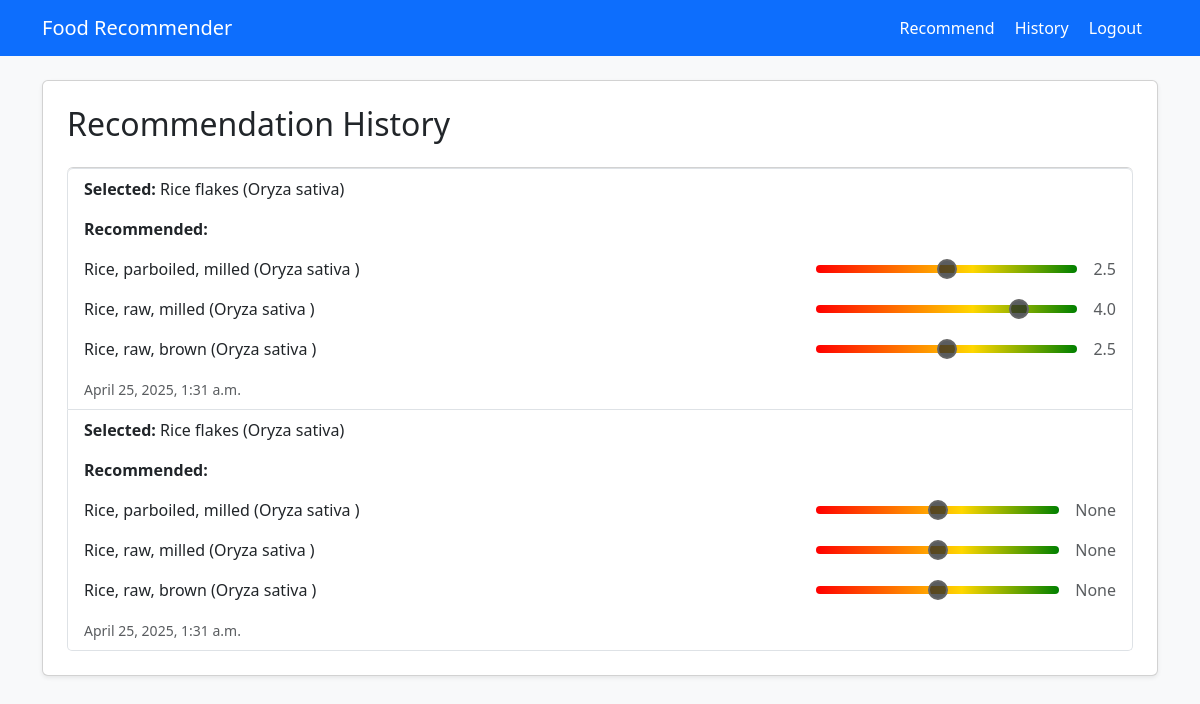
The page /history/ (signed in) on the database its author committed.
### food_app/models.py (models this page shows, shortened)
class RecommendationHistory(models.Model):
    user = models.ForeignKey(User, on_delete=models.CASCADE)
    selected_food = models.ForeignKey(FoodItem, on_delete=models.CASCADE)
    recommended_food_1 = models.ForeignKey(FoodItem, on_delete=models.SET_NULL, null=True, related_name='recommended1')
    recommended_food_2 = models.ForeignKey(FoodItem, on_delete=models.SET_NULL, null=True, related_name='recommended2')
    recommended_food_3 = models.ForeignKey(FoodItem, on_delete=models.SET_NULL, null=True, related_name='recommended3')
    created_at = models.DateTimeField(auto_now_add=True)
    rating_1 = models.FloatField(null=True, blank=True)     #Ratings
    rating_2 = models.FloatField(null=True, blank=True)
    rating_3 = models.FloatField(null=True, blank=True)
    created_at = models.DateTimeField(auto_now_add=True)

class FoodItem(models.Model):
    code = models.CharField(max_length=10, unique=True)
    food_name = models.CharField(max_length=255)
    food_group = models.CharField(max_length=100)
    doh25 = models.FloatField(null=True, blank=True)
    crypxb = models.FloatField(null=True, blank=True)
    ala = models.FloatField(null=True, blank=True)
    al = models.FloatField(null=True, blank=True)
    apigen = models.FloatField(null=True, blank=True)
    apigen7onshps = models.FloatField(null=True, blank=True)
    f20d0 = models.FloatField(null=True, blank=True)
    arg = models.FloatField(null=True, blank=True)
    as_1 = models.FloatField(null=True, blank=True)
    f22d0 = models.FloatField(null=True, blank=True)
    cd = models.FloatField(null=True, blank=True)
    carbs = models.FloatField(null=True, blank=True)
    cholc = models.FloatField(null=True, blank=True)
    co = models.FloatField(null=True, blank=True)
    f22d5n3 = models.FloatField(null=True, blank=True)
    f20d1_n9f = models.FloatField(null=True, blank=True)
    f20d3n6 = models.FloatField(null=True, blank=True)
    enerc = models.FloatField(null=True, blank=True)
    fumac = models.FloatField(null=True, blank=True)
    gallac = models.FloatField(null=True, blank=True)
    glus = models.FloatField(null=True, blank=True)
    glu = models.FloatField(null=True, blank=True)
    gly = models.FloatField(null=True, blank=True)
    his = models.FloatField(null=True, blank=True)
    fe = models.FloatField(null=True, blank=True)
    ile = models.FloatField(null=True, blank=True)
    f12d0 = models.FloatField(null=True, blank=True)
    pb = models.FloatField(null=True, blank=True)
    tf18d2cn6 = models.FloatField(null=True, blank=True)
    f18d2cn6 = models.FloatField(null=True, blank=True)
    li = models.FloatField(null=True, blank=True)
    malac = models.FloatField(null=True, blank=True)
    mn = models.FloatField(null=True, blank=True)
    vitk2 = models.FloatField(null=True, blank=True)
    hg = models.FloatField(null=True, blank=True)
    met = models.FloatField(null=True, blank=True)
    water = models.FloatField(null=True, blank=True)
    mo = models.FloatField(null=True, blank=True)
    f14d0 = models.FloatField(null=True, blank=True)
    f24d1_c = models.FloatField(null=True, blank=True)
    ni = models.FloatField(null=True, blank=True)
    rafs = models.FloatField(null=True, blank=True)
    oxals = models.FloatField(null=True, blank=True)
    tf16d0 = models.FloatField(null=True, blank=True)
    f16d0 = models.FloatField(null=True, blank=True)
    tf16d1c = models.FloatField(null=True, blank=True)
    pantac = models.FloatField(null=True, blank=True)
    f15d0 = models.FloatField(null=True, blank=True)
    phe = models.FloatField(null=True, blank=True)
    p = models.FloatField(null=True, blank=True)
    camt = models.FloatField(null=True, blank=True)
    proteins = models.FloatField(null=True, blank=True)
    pcathac = models.FloatField(null=True, blank=True)
    querce3ortns = models.FloatField(null=True, blank=True)
    retol = models.FloatField(null=True, blank=True)
    ribf = models.FloatField(null=True, blank=True)
    sucs = models.FloatField(null=True, blank=True)
    thia = models.FloatField(null=True, blank=True)
    thr = models.FloatField(null=True, blank=True)
    tocpha = models.FloatField(null=True, blank=True)
    tocphb = models.FloatField(null=True, blank=True)
    toctrb = models.FloatField(null=True, blank=True)
    cho = models.FloatField(null=True, blank=True)
    cartoid = models.FloatField(null=True, blank=True)
    folsum = models.FloatField(null=True, blank=True)
    fapu = models.FloatField(null=True, blank=True)
    fasat = models.FloatField(null=True, blank=True)
    starch = models.FloatField(null=True, blank=True)
    trp = models.FloatField(null=True, blank=True)
    zn = models.FloatField(null=True, blank=True)
    estimated_price = models.FloatField(null=True, blank=True)

### food_app/views.py (the view)
# urls.py: path('history/', views.history_view, name='history'),
@login_required
def history_view(request):
    history = RecommendationHistory.objects.filter(user=request.user).order_by('-created_at')
    return render(request, 'history.html', {'history': history})

### food_app/templates/history.html (shortened to what this page needs)
{% extends 'base.html' %}
{% block content %}
<div class="card shadow-sm p-4">
    <h2 class="mb-4">Recommendation History</h2>
    {% if history %}
        <ul class="list-group">
            {% for item in history %}
                <li class="list-group-item">
                    <p><strong>Selected:</strong> {{ item.selected_food.food_name }}</p>
                    <p><strong>Recommended:</strong></p>
                    <ul class="list-unstyled">
                        <li class="mb-3">
                            <div class="d-flex justify-content-between align-items-center">
                                <span>{{ item.recommended_food_1.food_name }}</span>
                                <div class="d-flex align-items-center gap-3" style="width: 300px;">
                                    <input type="range" value="{{ item.rating_1 }}" min="0" max="5" step="0.5"
                                           class="form-range rating-slider" disabled>
                                    <span class="text-muted">{{ item.rating_1 }}</span>
                                </div>
                            </div>
                        </li>
                        <li class="mb-3">
                            <div class="d-flex justify-content-between align-items-center">
                                <span>{{ item.recommended_food_2.food_name }}</span>
                                <div class="d-flex align-items-center gap-3" style="width: 300px;">
                                    <input type="range" value="{{ item.rating_2 }}" min="0" max="5" step="0.5"
                                           class="form-range rating-slider" disabled>
                                    <span class="text-muted">{{ item.rating_2 }}</span>
                                </div>
                            </div>
                        </li>
                        <li class="mb-3">
                            <div class="d-flex justify-content-between align-items-center">
                                <span>{{ item.recommended_food_3.food_name }}</span>
                                <div class="d-flex align-items-center gap-3" style="width: 300px;">
                                    <input type="range" value="{{ item.rating_3 }}" min="0" max="5" step="0.5"
                                           class="form-range rating-slider" disabled>
                                    <span class="text-muted">{{ item.rating_3 }}</span>
                                </div>
                            </div>
                        </li>
                    </ul>
                    <small class="text-muted">{{ item.created_at }}</small>
                </li>
            {% endfor %}
        </ul>
    {% else %}
        <p>No recommendations yet.</p>
    {% endif %}
</div>
{% endblock %}

### food_app/templates/base.html (shortened to what this page needs)
<!DOCTYPE html>
<html lang="en">
<head>
    <link href="https://cdn.jsdelivr.net/npm/bootstrap@5.3.0/dist/css/bootstrap.min.css" rel="stylesheet">
</head>
<body class="bg-light">
<nav class="navbar navbar-expand-lg navbar-dark bg-primary">
    <div class="container">
        <a class="navbar-brand" href="{% url 'home' %}">Food Recommender</a>
        <div>
            {% if user.is_authenticated %}
                <a class="nav-link d-inline text-white me-3" href="{% url 'home' %}">Recommend</a>
                <a class="nav-link d-inline text-white me-3" href="{% url 'history' %}">History</a>
                <a class="nav-link d-inline text-white me-3" href="{% url 'logout' %}">Logout</a>
            {% else %}
                <a class="nav-link d-inline text-white me-3" href="{% url 'login' %}">Login</a>
                <a class="nav-link d-inline text-white me-3" href="{% url 'signup' %}">Signup</a>
            {% endif %}
        </div>
    </div>
</nav>
<div class="container mt-4">
    {% block content %}{% endblock %}
</div>
</body>
</html>

### food_app/templates/history.html (style rules this page uses)
.rating-slider { --track-height: 8px; --thumb-size: 20px; background: transparent; }
.rating-slider:disabled { opacity: 1; }

### rows shown on the page
RecommendationHistory: selected_food.food_name "Rice flakes (Oryza sativa)", recommended_food_1.food_name "Rice, parboiled, milled (Oryza sativa )", rating_1 "2.5", recommended_food_2.food_name "Rice, raw, milled (Oryza sativa )", rating_2 "4", rating_2 "4.0", recommended_food_3.food_name "Rice, raw, brown (Oryza sativa )", rating_3 "2.5", created_at "April 25, 2025, 1:31 a.m."
RecommendationHistory: selected_food.food_name "Rice flakes (Oryza sativa)", recommended_food_1.food_name "Rice, parboiled, milled (Oryza sativa )", rating_1 "2.5", rating_1 "None", recommended_food_2.food_name "Rice, raw, milled (Oryza sativa )", rating_2 "2.5", rating_2 "None", recommended_food_3.food_name "Rice, raw, brown (Oryza sativa )", rating_3 "2.5", rating_3 "None", created_at "April 25, 2025, 1:31 a.m."
